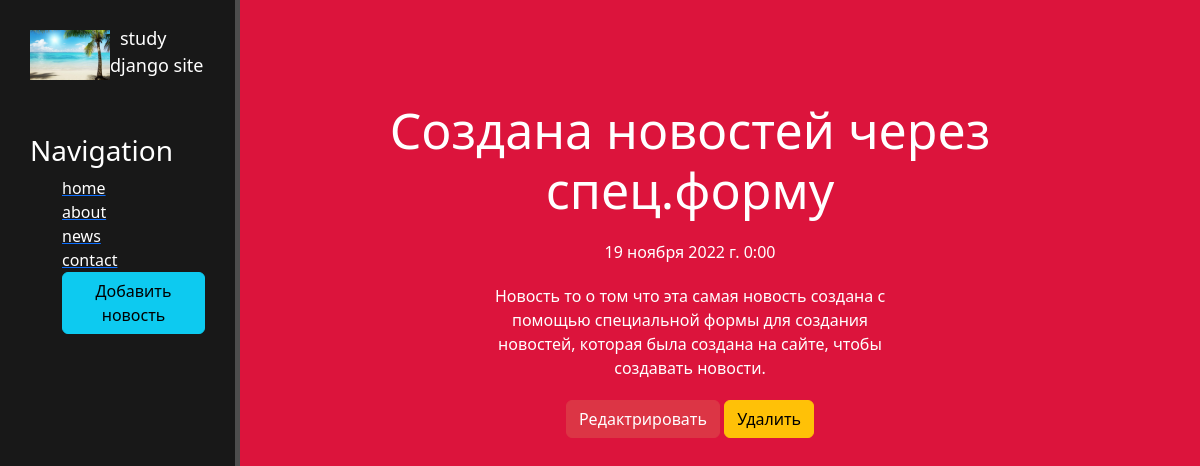
Page /news/4 on the committed database.
### news/models.py (models this page shows, shortened)
class Articles(models.Model):
    title = models.CharField('Название', max_length=50)
    anons = models.CharField('Анонс', max_length=250)
    full_text = models.TextField('Статья')
    date = models.DateTimeField('Дата публикации')
    class Meta:
        verbose_name = 'Новость'
        verbose_name_plural = 'Новости'

### news/views.py (the view)
# urls.py: path('<int:pk>', views.NewsDetailView.as_view(), name='news-detail'),
class NewsDetailView(DetailView):
    model = Articles
    template_name = 'news/details_view.html'
    context_object_name = 'article'

### news/templates/news/details_view.html (shortened to what this page needs)
{% extends 'main/layout.html' %}
{% block content %}
    <div class="features">
        <h1>{{ article.title }}</h1>
        <p>{{ article.date }}</p>
        <p>{{ article.full_text }}</p>
        <a href="{% url 'news-update' article.id %}" class="btn btn-danger">Редактрировать</a>
        <a href="{% url 'news-delete' article.id %}" class="btn btn-warning">Удалить</a>
    </div>
{% endblock %}

### main/static/main/css/main.css (style rules this page uses)
body { background: crimson; }
main .features { float: left; color: #fff; margin-top: 100px; text-align: center; width: 75%; }
main .features h1 { font-size: 50px }
main .features p { max-width: 400px; margin: 20px auto }

### rows in the picture
Articles: title "Создана новостей через спец.форму", date "19 ноября 2022 г. 0:00", full_text "Новость то о том что эта самая новость создана с помощью специальной формы для создания новостей, которая была создана на сайте, чтобы создавать новости."
